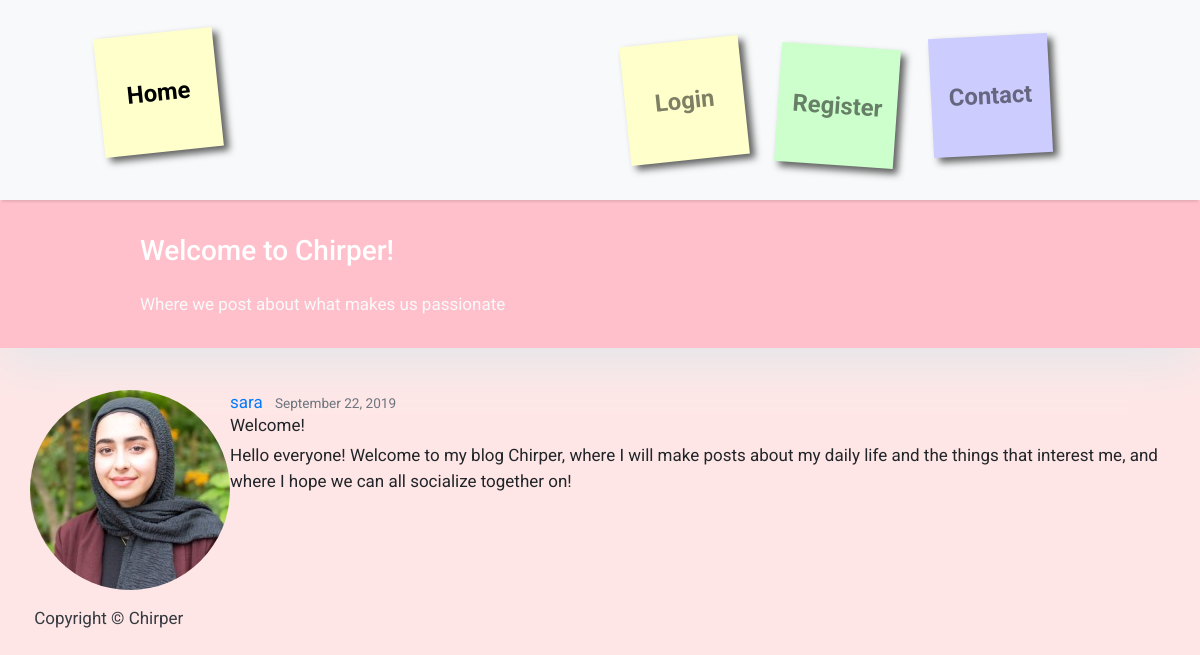
The page /post/8/ on the database its author committed.
### blog/models.py (models this page shows, shortened)
class Post(models.Model):
    title = models.CharField(max_length=100)
    content = models.TextField()
    date_posted = models.DateTimeField(default=timezone.now)
    author = models.ForeignKey(User, on_delete=models.CASCADE)

### users/models.py (models this page shows, shortened)
class Profile(models.Model):
    user = models.OneToOneField(User, on_delete=models.CASCADE)
    image = models.ImageField(default='default.jpg', upload_to='profile_pics')

### blog/views.py (the view)
# urls.py: path('post/<int:pk>/', PostDetailView.as_view(), name='post-detail'),
class PostDetailView(DetailView):
    model = Post

### blog/templates/blog/post_detail.html (shortened to what this page needs)
{% extends "blog/base.html" %}
{% block content %}
    <header class="masthead">
      <div class="container">
          <div class="row">
              <div class=" col-md-8 col-md-10 mx-auto">
                  <div class="site-heading">
                      <h3 class=" site-heading my-4 mt-3 text-white"> Welcome to Chirper! </h3>
                      <p class="text-light">Where we post about what makes us passionate &nbsp
                      </p>
                  </div>
              </div>
          </div>
      </div>
  </header>
  <div class="container">
      <div class="row">
          <p>&nbsp;</p>
    <article class="media">
      <img class="rounded-circle article-img" src="{{ object.author.profile.image.url }}">
      <div class="media-body">
        <div class="article-metadata">
          <a class="mr-2" href="#">{{ object.author }}</a>
          <small class="text-muted">{{ object.date_posted|date:"F d, Y" }}</small>
        </div>
        <h2 class="article-title">{{ object.title }}</h2>
        <p class="article-content">{{ object.content }}</p>
      </div>
    </article>
    <p>&nbsp;</p>
{% endblock content %}

### blog/templates/blog/base.html (style rules this page uses)
h2,p { font-size:100%; font-weight:normal; }
body { font-family: "Roboto", sans-serif; font-size: 17px; background-color:#ffe6e6; }
.masthead { background: pink; height: auto; padding-bottom: 15px; box-shadow: 0 16px 48px #E3E7EB; padding-top: 10px; }

### rows shown on the page
Post: author.profile.image (picture), author "sara", date_posted "September 22, 2019", title "Welcome!", content "Hello everyone! Welcome to my blog Chirper, where I will make posts about my daily life and the things that interest me, and where I hope we can all socialize together on!"
